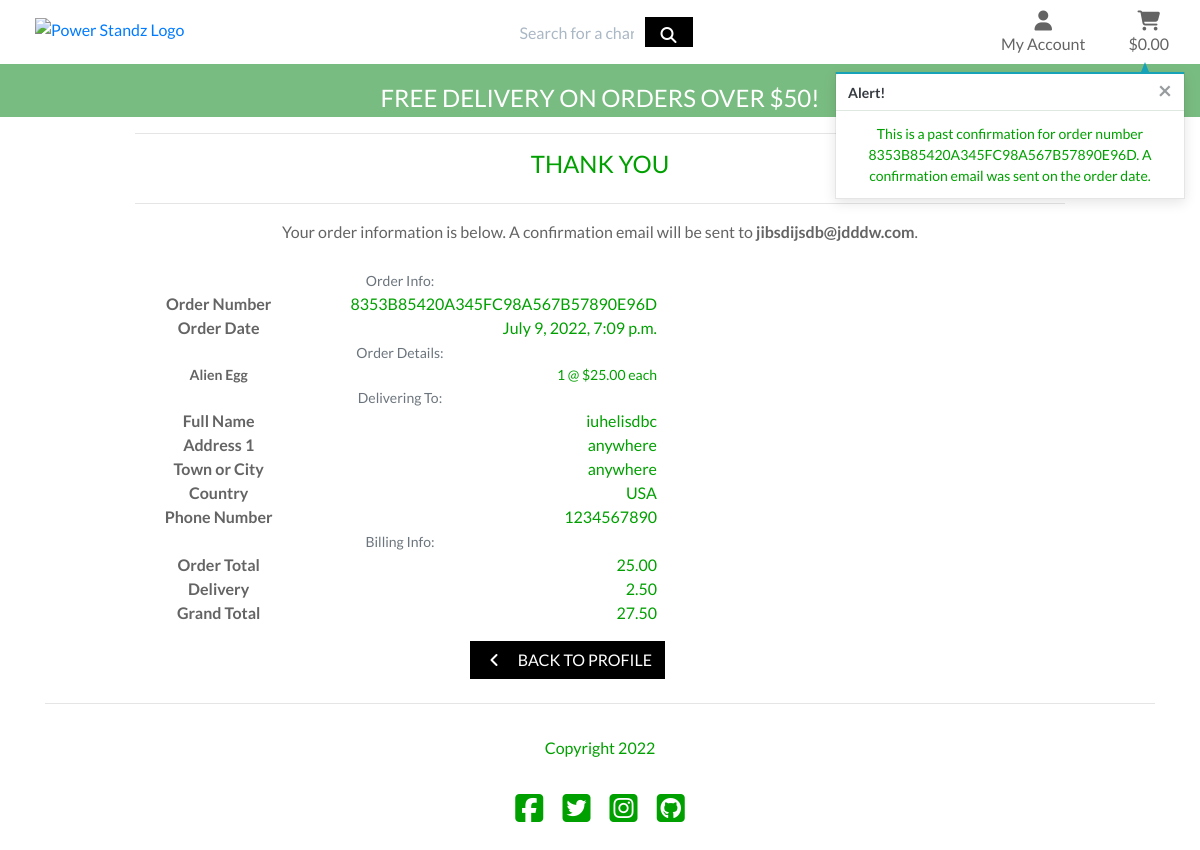
Page /profile/order_history/8353B85420A345FC98A567B57890E96D on the committed database.
### checkout/models.py (models this page shows, shortened)
class Order(models.Model):
    order_number = models.CharField(max_length=32, null=False, editable=False)
    user_profile = models.ForeignKey(UserProfile, on_delete=models.SET_NULL,
                                     null=True, blank=True, related_name='orders')
    full_name = models.CharField(max_length=50, null=False, blank=False)
    email = models.EmailField(max_length=254, null=False, blank=False)
    phone_number = models.CharField(max_length=20, null=False, blank=False)
    country = CountryField(blank_label='Country *', null=False, blank=False)
    postcode = models.CharField(max_length=20, null=True, blank=True)
    town_or_city = models.CharField(max_length=40, null=False, blank=False)
    street_address1 = models.CharField(max_length=80, null=False, blank=False)
    street_address2 = models.CharField(max_length=80, null=True, blank=True)
    county = models.CharField(max_length=80, null=True, blank=True)
    date = models.DateTimeField(auto_now_add=True)
    delivery_cost = models.DecimalField(max_digits=6, decimal_places=2, null=False, default=0)
    order_total = models.DecimalField(max_digits=10, decimal_places=2, null=False, default=0)
    grand_total = models.DecimalField(max_digits=10, decimal_places=2, null=False, default=0)
    original_bag = models.TextField(null=False, blank=False, default='')
    stripe_pid = models.CharField(max_length=254, null=False, blank=False, default='')

class OrderLineItem(models.Model):
    order = models.ForeignKey(Order, null=False, blank=False, on_delete=models.CASCADE, related_name='lineitems')
    product = models.ForeignKey(Product, null=False, blank=False, on_delete=models.CASCADE)
    product_size = models.CharField(max_length=2, null=True, blank=True) # XS, S, M, L, XL
    quantity = models.IntegerField(null=False, blank=False, default=0)
    lineitem_total = models.DecimalField(max_digits=6, decimal_places=2, null=False, blank=False, editable=False)

### products/models.py (models this page shows, shortened)
class Product(models.Model):
    category = models.ForeignKey('Category', null=True, blank=True, on_delete=models.SET_NULL)
    sku = models.CharField(max_length=254, null=True, blank=True)
    name = models.CharField(max_length=254)
    description = models.TextField()
    price = models.DecimalField(max_digits=6, decimal_places=2)
    rating = models.DecimalField(max_digits=6, decimal_places=2, null=True, blank=True)
    image_url = models.URLField(max_length=1024, null=True, blank=True)
    image = models.ImageField(null=True, blank=True)

### profiles/views.py (the view)
# urls.py: path('order_history/<order_number>', views.order_history, name='order_history'),
def order_history(request, order_number):
    order = get_object_or_404(Order, order_number=order_number)
    messages.info(request, (
        f'This is a past confirmation for order number {order_number}. '
        'A confirmation email was sent on the order date.'
    ))
    template = 'checkout/checkout_success.html'
    context = {
        'order': order,
        'from_profile': True,
    }
    return render(request, template, context)

### bag/contexts.py (called while the page is built, shortened)
def bag_contents(request):
    bag_items = []
    total = 0
    product_count = 0
    bag = request.session.get('bag', {})
    if total < settings.FREE_DELIVERY_THRESHOLD:
        delivery = total * Decimal(settings.STANDARD_DELIVERY_PERCENTAGE / 100)
        free_delivery_delta = settings.FREE_DELIVERY_THRESHOLD - total
    else:
        delivery = 0
        free_delivery_delta = 0
    grand_total = delivery + total
    context = {
        'bag_items': bag_items,
        'total': total,
        'product_count': product_count,
        'delivery': delivery,
        'free_delivery_delta': free_delivery_delta,
        'free_delivery_threshold': settings.FREE_DELIVERY_THRESHOLD,
        'grand_total': grand_total,
    }
    return context

### checkout/templates/checkout/checkout_success.html (shortened to what this page needs)
{% extends "base.html" %}
{% load static %}
{% block extra_css %}
    <link rel="stylesheet" href="{% static 'checkout/css/checkout.css' %}">
{% endblock %}
{% block content %}
    <div class="container">
        <div class="row">
            <div class="col">
                <hr>
                <h4 class="logo-font mb-4">Thank You</h4>
                <hr>
                <p class="text-black">Your order information is below. A confirmation email will be sent to <strong>{{ order.email }}</strong>.</p>
            </div>
        </div>
        <div class="row">
            <div class="col-12 col-lg-7">
                <div class="order-confirmation-wrapper p-2 border">
                    <div class="row">
                        <div class="col">
                            <small class="text-muted">Order Info:</small>
                        </div>
                    </div>
                    <div class="row">
                        <div class="col-12 col-md-4">
                            <p class="mb-0 text-black font-weight-bold">Order Number</p>
                        </div>
                        <div class="col-12 col-md-8 text-md-right">
                            <p class="mb-0">{{ order.order_number }}</p>
                        </div>
                    </div>
                    <div class="row">
                        <div class="col-12 col-md-4">
                            <p class="mb-0 text-black font-weight-bold">Order Date</p>
                        </div>
                        <div class="col-12 col-md-8 text-md-right">
                            <p class="mb-0">{{ order.date }}</p>
                        </div>
                    </div>
                    <div class="row">
                        <div class="col">
                            <small class="text-muted">Order Details:</small>
                        </div>
                    </div>
                    {% for item in order.lineitems.all %}
                    <div class="row">
                        <div class="col-12 col-md-4">
                            <p class="small mb-0 text-black font-weight-bold">
                                {{ item.product.name }}{% if item.product_size %} - Size {{ item.product.size|upper }}{% endif %}
                            </p>
                        </div>
                        <div class="col-12 col-md-8 text-md-right">
                            <p class="small mb-0">{{ item.quantity }} @ ${{ item.product.price }} each</p>
                        </div>
                    </div>
                    {% endfor %}
                    <div class="row">
                        <div class="col">
                            <small class="text-muted">Delivering To:</small>
                        </div>
                    </div>
                    <div class="row">
                        <div class="col-12 col-md-4">
                            <p class="mb-0 text-black font-weight-bold">Full Name</p>
                        </div>
                        <div class="col-12 col-md-8 text-md-right">
                            <p class="mb-0">{{ order.full_name }}</p>
                        </div>
                    </div>
                    <div class="row">
                        <div class="col-12 col-md-4">
                            <p class="mb-0 text-black font-weight-bold">Address 1</p>
                        </div>
                        <div class="col-12 col-md-8 text-md-right">
                            <p class="mb-0">{{ order.street_address1 }}</p>
                        </div>
                    </div>
                    <div class="row">
                        <div class="col-12 col-md-4">
                            <p class="mb-0 text-black font-weight-bold">Town or City</p>
                        </div>
                        <div class="col-12 col-md-8 text-md-right">
                            <p class="mb-0">{{ order.town_or_city }}</p>
                        </div>
                    </div>
                    <div class="row">
                        <div class="col-12 col-md-4">
                            <p class="mb-0 text-black font-weight-bold">Country</p>
                        </div>
                        <div class="col-12 col-md-8 text-md-right">
                            <p class="mb-0">{{ order.country }}</p>
                        </div>
                    </div>
                    <div class="row">
                        <div class="col-12 col-md-4">
                            <p class="mb-0 text-black font-weight-bold">Phone Number</p>
                        </div>
                        <div class="col-12 col-md-8 text-md-right">
                            <p class="mb-0">{{ order.phone_number }}</p>
                        </div>
                    </div>
                    <div class="row">
                        <div class="col">
                            <small class="text-muted">Billing Info:</small>
                        </div>
                    </div>
                    <div class="row">
                        <div class="col-12 col-md-4">
                            <p class="mb-0 text-black font-weight-bold">Order Total</p>
                        </div>
                        <div class="col-12 col-md-8 text-md-right">
                            <p class="mb-0">{{ order.order_total }}</p>
                        </div>
                    </div>
                    <div class="row">
                        <div class="col-12 col-md-4">
                            <p class="mb-0 text-black font-weight-bold">Delivery</p>
                        </div>
                        <div class="col-12 col-md-8 text-md-right">
                            <p class="mb-0">{{ order.delivery_cost }}</p>
                        </div>
                    </div>
                    <div class="row">
                        <div class="col-12 col-md-4">
                            <p class="mb-0 text-black font-weight-bold">Grand Total</p>
                        </div>
                        <div class="col-12 col-md-8 text-md-right">
                            <p class="mb-0">{{ order.grand_total }}</p>
                        </div>
                    </div>
                </div>
            </div>
        </div>
        <div class="row">
			<div class="col-12 col-lg-7 text-right">
                {% if from_profile %}
                    <a href="{% url 'profile' %}" class="btn btn-black rounded-0 my-2">
                        <span class="icon mr-2">
                            <i class="fas fa-angle-left"></i>
                        </span>
                        <span class="text-uppercase">Back to Profile</span>
                    </a>
                {% endif %}
			</div>
		</div>
    </div>
{% endblock %}

### static/css/base.css (style rules this page uses)
html { height: 100%; }
body { background: url('/media/homepage_background_light_blurred.png') no-repeat center center fixed; background-size: cover; height: calc(100vh - 164px); color: rgb(0, 160, 0); font-family: 'Lato'; text-align: center; }
.icon { align-items: center; display: inline-flex; justify-content: center; height: 1.5rem; width: 1.5rem; }
.logo-font { text-transform: uppercase; }
.btn-black { background: black; color: white; }
.text-black { color: rgb(100, 100, 100) !important; }
@media (min-width: 1200px) { .container { max-width: 80%; } }
.border { border: 1px solid var(--color-black)!important; }

### rows in the picture
Order: email "jibsdijsdb@jdddw.com", order_number "8353B85420A345FC98A567B57890E96D", date "July 9, 2022, 7:09 p.m.", full_name "iuhelisdbc", street_address1 "anywhere", town_or_city "anywhere", country "USA", phone_number "1234567890", order_total "25.00", delivery_cost "2.50", grand_total "27.50"
OrderLineItem: product.name "Alien Egg", quantity "1", product.price "25.00"

### other values in the picture
{{ free_delivery_threshold }} "50"
{{ message }} "This is a past confirmation for order number 8353B85420A345FC98A567B57890E96D. A confirmation email was sent on the order date."
